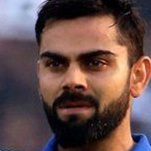
#> input picture test_images/virat_2.jpg, 151 x 151 px, found by its file name
$ python 'face detection.py'
#> lines starting #> are read from the running program, lines starting #| are printed output that depends on the picture
import cv2


def detect_face(image_path):

#> called with image_path = 'test_images/virat_2.jpg'
    image = cv2.imread(image_path)
#> image is the input picture: shape (151, 151, 3); mean B, G, R 75.2, 78.2, 102.4

    if image is None:
        print("Error: Image not found.")
        return None

    gray = cv2.cvtColor(
        image,
        cv2.COLOR_BGR2GRAY
    )
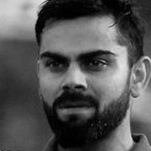
#> gray: shape (151, 151); min 0, max 229, mean 85.1

    face_cascade = cv2.CascadeClassifier(
        cv2.data.haarcascades +
        "haarcascade_frontalface_default.xml"
    )

    faces = face_cascade.detectMultiScale(
        gray,
        scaleFactor=1.1,
        minNeighbors=5,
        minSize=(80, 80)
    )
#> faces = [[20, 20, 110, 110]]

    if len(faces) == 0:
        print("No face detected.")
        return None

    # Select largest face
    largest_face = max(
        faces,
        key=lambda rect: rect[2] * rect[3]
    )
#> largest_face = [20, 20, 110, 110]

    x, y, w, h = largest_face
#> x = 20; y = 20; w = 110; h = 110

    face = image[
        y:y+h,
        x:x+w
    ]
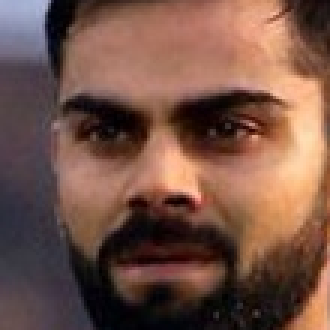
#> face: shape (110, 110, 3) (shown 3 times larger); mean B, G, R 70.6, 82.9, 116.8

    return face


if __name__ == "__main__":

    image_path = "test_images/virat_2.jpg"

    face = detect_face(image_path)

    if face is not None:

        cv2.imwrite(
            "test_images/detected_face.jpg",
            face
        )

        print(
            "Face detected and saved."
        )

$ run again, with test_images/virat_3.jpg copied over test_images/virat_2.jpg
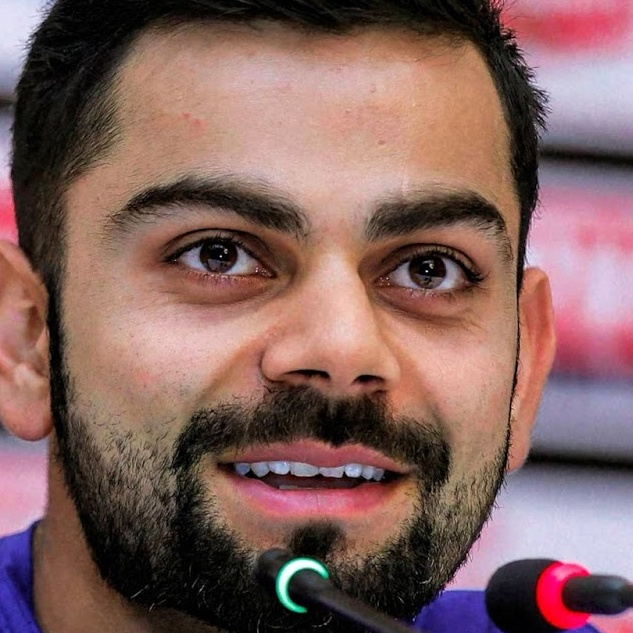
#> input picture test_images/virat_3.jpg, 633 x 633 px, found by its file name
#> in detect_face, image is the input picture: shape (633, 633, 3); mean B, G, R 94.3, 98.1, 130.8
#> in detect_face, `gray = cv2.cvtColor( image, cv2.COLOR_BGR2GRAY )`:
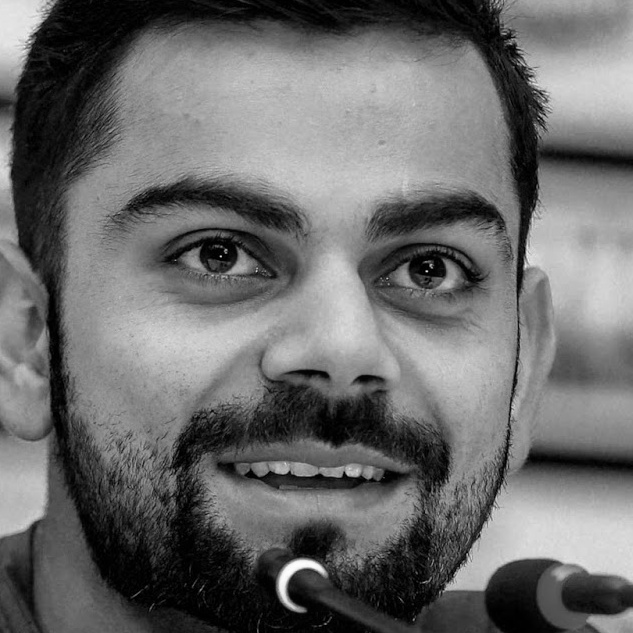
#> gray: shape (633, 633); min 0, max 254, mean 107.4
#> faces = [[49, 52, 525, 525]]
#> largest_face = [49, 52, 525, 525]
#> x = 49; y = 52; w = 525
#> in detect_face, `face = image[ y:y+h, x:x+w ]`:
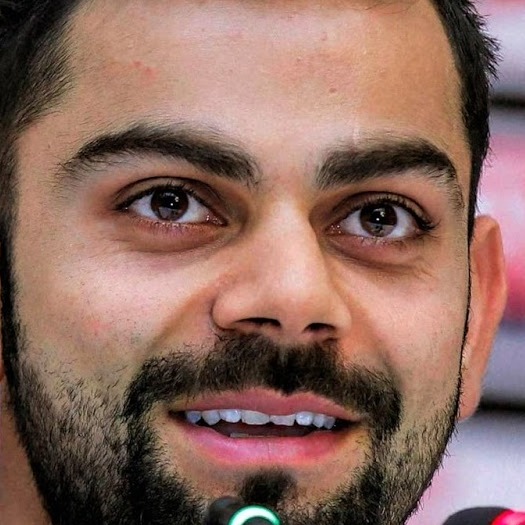
#> face: shape (525, 525, 3); mean B, G, R 95.6, 106.1, 140.8

$ run again, with test_images/Virat_test.png saved as test_images/virat_2.jpg
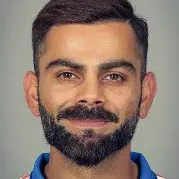
#> input picture test_images/Virat_test.png, 179 x 179 px, found by its file name
#> in detect_face, image is the input picture: shape (179, 179, 3); mean B, G, R 109.5, 120.1, 139.6
#> in detect_face, `gray = cv2.cvtColor( image, cv2.COLOR_BGR2GRAY )`:
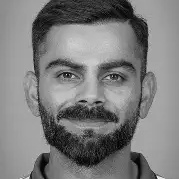
#> gray: shape (179, 179); min 1, max 241, mean 124.7
#> faces = [[23, 22, 133, 133]]
#> largest_face = [23, 22, 133, 133]
#> x = 23; y = 22; w = 133
#> in detect_face, `face = image[ y:y+h, x:x+w ]`:
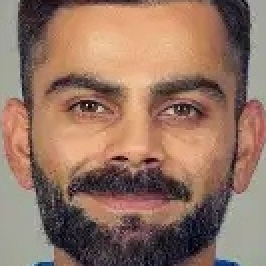
#> face: shape (133, 133, 3) (shown 2 times larger); mean B, G, R 99.4, 115.8, 147.9
